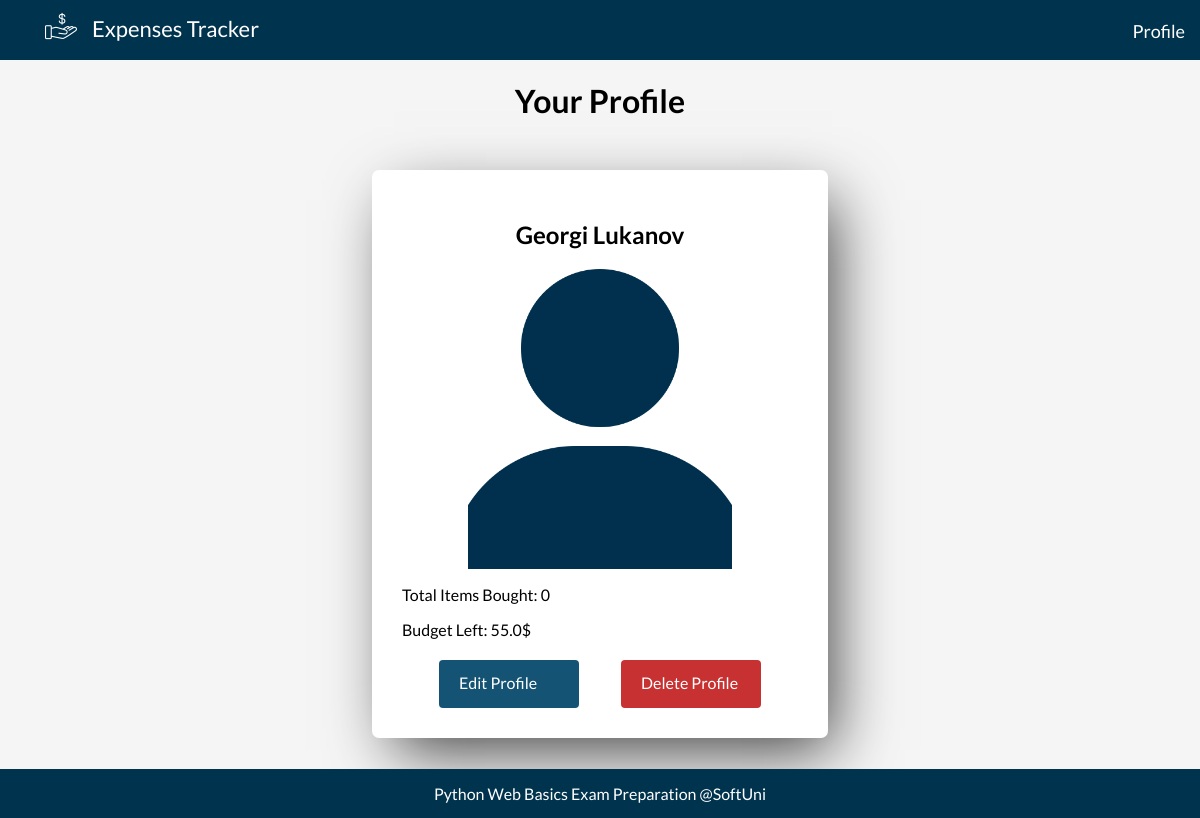
/profile/, run on the app's committed database.
### Expenses_App/my_web/models.py (models this page shows, shortened)
class Profile(models.Model):
    FIRST_NAME_MAX_LEN = 15
    FIRST_NAME_MIN_LEN = 2
    FIRST_NAME_MIN_LEN_MSG_ERROR = 'First name must be at least 2 chars!'
    LAST_NAME_MAX_LEN = 15
    LAST_NAME_MIN_LEN = 2
    LAST_NAME_MIN_LEN_MSG_ERROR = 'First name must be at least 2 chars!'
    budget = models.FloatField(
        default=0,
        validators=(validate_budget,),
    )
    first_name = models.CharField(
        max_length=FIRST_NAME_MAX_LEN,
        validators=(
            validators.MinLengthValidator(FIRST_NAME_MIN_LEN, FIRST_NAME_MIN_LEN_MSG_ERROR),
            validate_only_letters,
        )
    )
    last_name = models.CharField(
        max_length=LAST_NAME_MAX_LEN,
        validators=(
            validators.MinLengthValidator(LAST_NAME_MIN_LEN, LAST_NAME_MIN_LEN_MSG_ERROR),
            validate_only_letters,
        )
    )
    profile_image = models.ImageField(
        upload_to='images',
        validators=(
            validate_file_size_5mb,
        ),
        blank=True,
        null=True,
    )

### Expenses_App/my_web/views.py (the view)
# urls.py: path('', profile_details, name='profile-details'),
def profile_details(request):
    profile = Profile.objects.first()
    expenses = Expense.objects.all()
    context = {
        'profile': profile,
        'expenses': expenses,
    }
    return render(
        request,
        'profile/profile.html',
        context,
    )

### templates/profile/profile.html
{% extends 'base.html' %}
{% load static %}
{% block content %}
    <div class="body">
        <h1>Your Profile</h1>
        <div class="expenses-container">
            <div class="expense-container">
                <h2>{{ profile.first_name }} {{ profile.last_name }}</h2>
                {% if not profile.profile_image %}
                    <img src="{% static 'images/user.png' %}" alt="profile pic">
                {% else %}
                    <img src="{{ profile.profile_image.url }}" alt="profile pic">
                {% endif %}
                <p>Total Items Bought: {{ expenses.count }}</p>
                <p>Budget Left: {{ profile.budget }}$</p>
                <div class="right">
                    <a class="button edit" href="{% url 'edit-profile' %}">Edit Profile</a>
                    <a class="button delete" href="{% url 'delete-profile' %}">Delete Profile</a>
                </div>
            </div>
        </div>
    </div>
{% endblock %}

### staticfiles/css/style.css (style rules this page uses)
body { background: #f6f5f5; font-family: 'Lato', sans-serif; margin: 0; padding: 0; }
a { text-decoration: none; color: white; }
h1 { text-align: center; }
input[type=submit], .button { background-color: #145374; color: white; padding: 13px 20px; border: none; border-radius: 4px; cursor: pointer; width: 100px; height: 50px; font-family: 'Lato', sans-serif; font-size: 16px; display: block; margin: 5px auto 0; }
.button.edit { background-color: #145374; margin-right: 5px; height: 22px; }
.button.delete { background: #c73131; height: 22px; }
.expenses-container { display: flex; justify-content: space-evenly; margin-top: 50px; margin-bottom: 80px; }
.expense-container, .expenses-list { width: 33%; -webkit-box-shadow: 13px 21px 60px -9px rgba(0, 0, 0, 0.75); -moz-box-shadow: 13px 21px 60px -9px rgba(0, 0, 0, 0.75); box-shadow: 13px 21px 60px -9px rgba(0, 0, 0, 0.75); border-radius: 7px; padding: 30px; background: white; }
.expense-container h2 { text-align: center; }
.expense-container img { display: block; width: 300px; height: auto; margin: 0 auto; }
.right { display: flex; justify-content: space-between; }

### data on the page
Profile: first_name "Georgi", last_name "Lukanov", budget "55.0"

### other printed values
{{ expenses.count }} "0"
